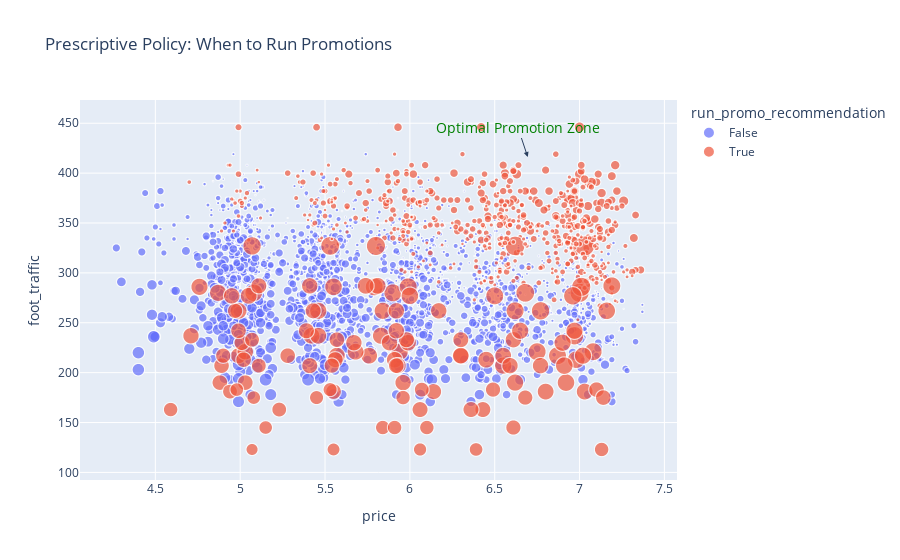

Source (notebook cell):
### Code cell
import plotly.graph_objects as go

fig.add_annotation(
    text="Optimal Promotion Zone",
    xref="paper", yref="paper",
    x=0.75, y=0.85, showarrow=True,
    arrowhead=2, font=dict(size=14, color="green")
)
fig.show()

### Figure 1 — Plotly figure (JSON) as saved in the notebook; plotly's stock layout.template omitted (floating-point values rounded to 4 significant figures; data arrays with more than 128 entries replaced by an {"elided": "..."} marker saying what was removed)
{"data": [{"customdata": {"elided": "2025x2 float values"}, "hovertemplate": "run_promo_recommendation=False<br>price=%{x}<br>foot_traffic=%{y}<br>treatment_effect_abs=%{marker.size}<br>revenue=%{customdata[0]}<br>treatment_effect=%{customdata[1]}<extra></extra>", "legendgroup": "False", "marker": {"color": "#636efa", "size": {"elided": "2025 float values"}, "sizemode": "area", "sizeref": 783.5, "symbol": "circle"}, "mode": "markers", "name": "False", "showlegend": true, "type": "scattergl", "x": {"elided": "2025 float values"}, "xaxis": "x", "y": {"elided": "2025 int values"}, "yaxis": "y"}, {"customdata": {"elided": "675x2 float values"}, "hovertemplate": "run_promo_recommendation=True<br>price=%{x}<br>foot_traffic=%{y}<br>treatment_effect_abs=%{marker.size}<br>revenue=%{customdata[0]}<br>treatment_effect=%{customdata[1]}<extra></extra>", "legendgroup": "True", "marker": {"color": "#EF553B", "size": {"elided": "675 float values"}, "sizemode": "area", "sizeref": 783.5, "symbol": "circle"}, "mode": "markers", "name": "True", "showlegend": true, "type": "scattergl", "x": {"elided": "675 float values"}, "xaxis": "x", "y": {"elided": "675 int values"}, "yaxis": "y"}], "layout": {"annotations": [{"arrowhead": 2, "font": {"color": "green", "size": 14}, "showarrow": true, "text": "Optimal Promotion Zone", "x": 0.75, "xref": "paper", "y": 0.85, "yref": "paper"}], "legend": {"itemsizing": "constant", "title": {"text": "run_promo_recommendation"}, "tracegroupgap": 0}, "title": {"text": "Prescriptive Policy: When to Run Promotions"}, "xaxis": {"anchor": "y", "domain": [0, 1], "title": {"text": "price"}}, "yaxis": {"anchor": "x", "domain": [0, 1], "title": {"text": "foot_traffic"}}}}
